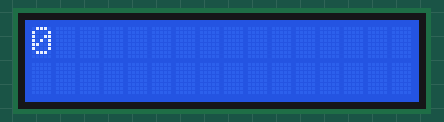
Simulated run of this sketch. Board: Arduino Uno, built with avr-gcc and run on an emulated ATmega328P. Parts: 16×2 character LCD.

Above: at 0.1 s.
At 1.1 s:
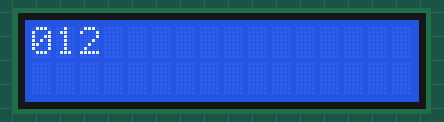
At 2.6 s:
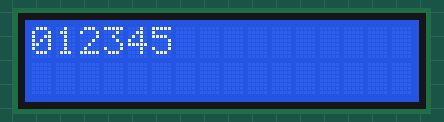
At 5.1 s:
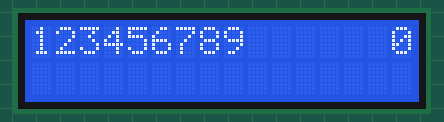
At 7.6 s:
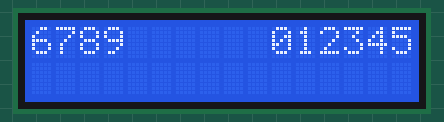
At 10.6 s:
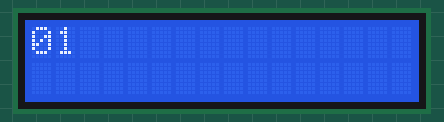

Measured:
- by itself, everything shown: repeats every 10.0 s, in 21 steps
- what the display in image 1 shows lasts 0.5 s, from 1.1 s to 1.6 s

The sketch:

LCD_AUTOSCROLL.ino
```cpp
// include the library code:
#include <LiquidCrystal.h>

// initialize the library by associating any needed LCD interface pin
// with the arduino pin number it is connected to
const int rs = 2, en = 3, d4 = 4, d5 = 5, d6 = 6, d7 = 7;
LiquidCrystal lcd(rs, en, d4, d5, d6, d7);

void setup() {
  // set up the LCD's number of columns and rows:
  lcd.begin(16, 2);
}

void loop() {
  // set the cursor to (0,0):
  lcd.setCursor(0, 0);
  // print from 0 to 9:
  for (int thisChar = 0; thisChar < 10; thisChar++) {
    lcd.print(thisChar);
    delay(500);
  }

  // set the cursor to (16,1):
  lcd.setCursor(16, 0);
  // set the display to automatically scroll:
  lcd.autoscroll();
  // print from 0 to 9:
  for (int thisChar = 0; thisChar < 10; thisChar++) {
    lcd.print(thisChar);
    delay(500);
  }
  // turn off automatic scrolling
  lcd.noAutoscroll();

  // clear screen for the next loop:
  lcd.clear();
}
```
